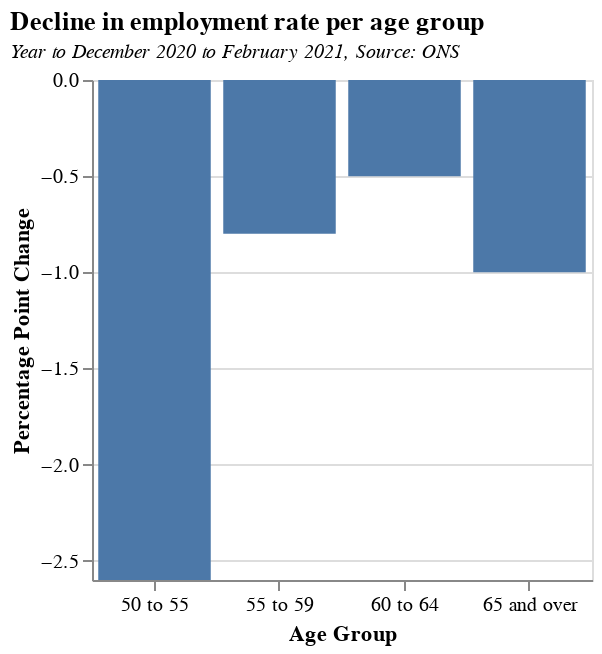

The Vega-Lite source for this figure:
### Vega-Lite specification from a JSON file in a GitHub repository (floating-point values rounded to 4 significant figures)
{"$schema": "https://vega.github.io/schema/vega-lite/v5.json", "title": {"text": "Decline in employment rate per age group", "subtitle": "Year to December 2020 to February 2021, Source: ONS", "subtitleFontStyle": "italic", "subtitleFontSize": 10, "anchor": "start", "color": "black"}, "data": {"values": [{"Age Group": "50 to 55", "Percentage Point Change": -2.6}, {"Age Group": "55 to 59", "Percentage Point Change": -0.8}, {"Age Group": "60 to 64", "Percentage Point Change": -0.5}, {"Age Group": "65 and over", "Percentage Point Change": -1}]}, "mark": "bar", "width": 250, "height": 250, "encoding": {"x": {"field": "Age Group", "type": "nominal", "axis": {"labelAngle": 0}}, "y": {"field": "Percentage Point Change", "type": "quantitative"}}}
